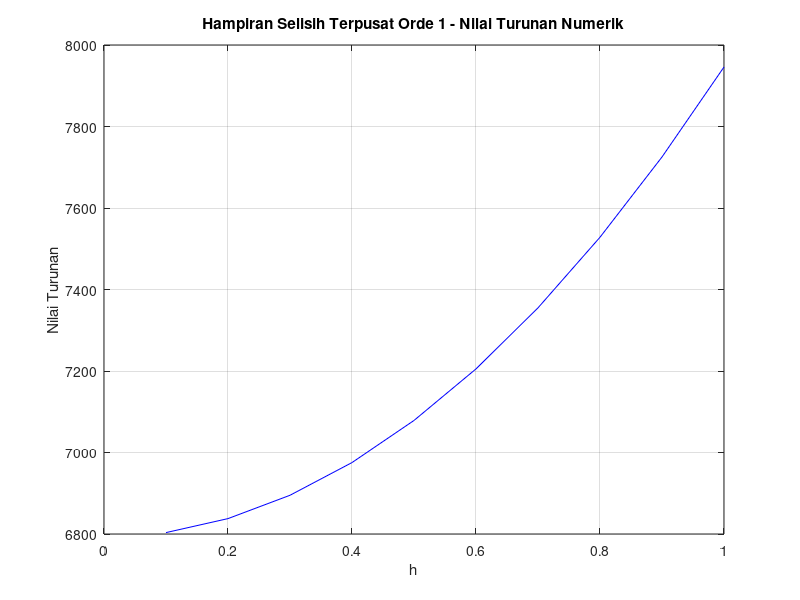
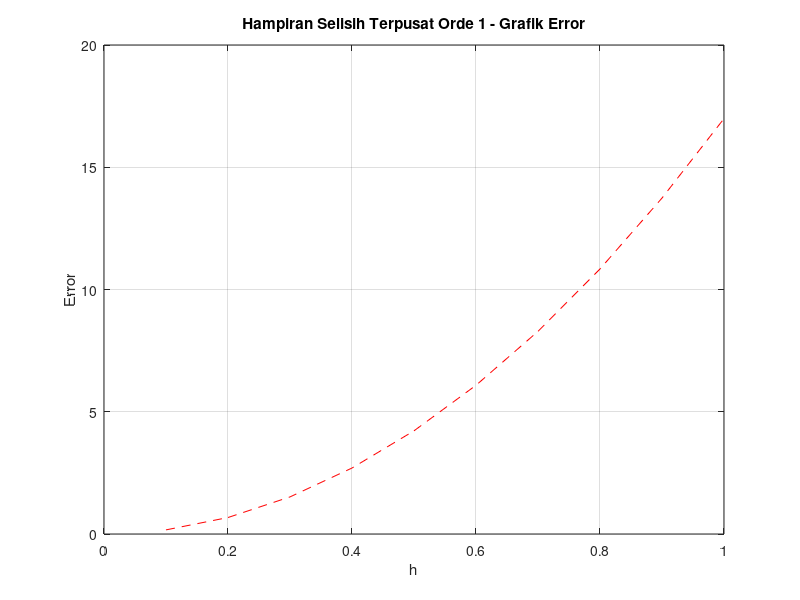
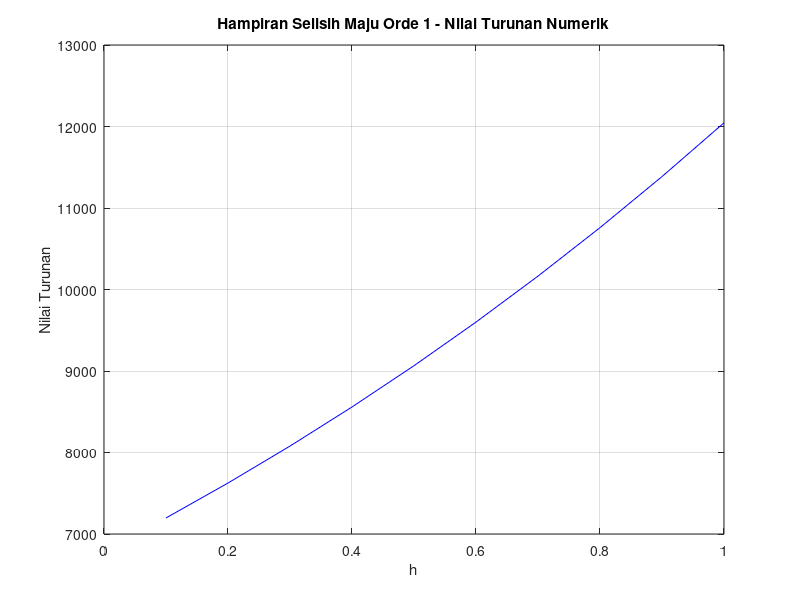
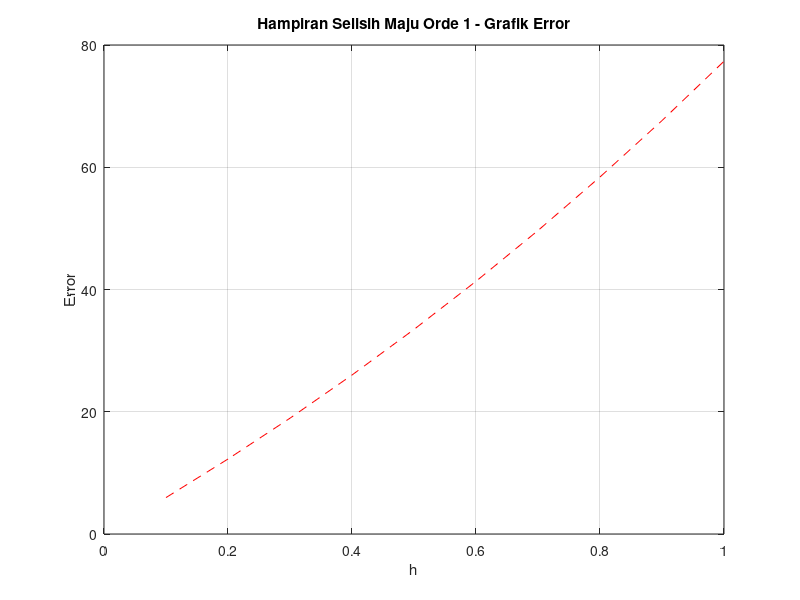

Recreate these plots in MATLAB, in order.
%% Inisialisasi Fungsi dan Parameter
% Buat Fungsi
fx = @(x) 10 * x^5 + 18 * x^4 + 28 * x^3 + 7 * x^2 + 6;

% Inisialisasi Parameter
x0 = 3; % Titik di mana turunan dievaluasi
eksak = 6792; % Nilai turunan eksak di titik x0
nilai_h = 0; % Nilai awal untuk h
delta_h = 0.1; % Increment yang ditambahkan pada nilai h pada setiap iterasi
num_iter = 10; % Jumlah iterasi

%% Hampiran Selisih Terpusat
fprintf('Hampiran Selisih Terpusat\n');

% Membuat array untuk menyimpan nilai h, hasil turunan, dan error dari selisih terpusat
h_terpusat = zeros(1, num_iter);
hasil_turunan_terpusat = zeros(1, num_iter);
error_terpusat = zeros(1, num_iter);

% Menghitung nilai turunan dan error untuk variasi nilai h yang ditambah delta_h
for i = 1:num_iter
    h_terpusat(i) = nilai_h + i * delta_h;
    diff = (fx(x0 + h_terpusat(i)) - fx(x0 - h_terpusat(i))) / (2 * h_terpusat(i));
    error_terpusat(i) = abs((diff - eksak) / eksak) * 100;
    hasil_turunan_terpusat(i) = diff;
end

% Menampilkan tabel hasil hampiran selisih terpusat
fprintf('--------------------------------------------------------------\n');
fprintf('   h           Nilai Turunan            Error\n');
fprintf('--------------------------------------------------------------\n');
for i = 1:num_iter
    fprintf('%10.6f   %15.6f   %15.6f\n', h_terpusat(i), hasil_turunan_terpusat(i), error_terpusat(i));
end
fprintf('--------------------------------------------------------------\n');

% Tampilkan grafik nilai turunan hampiran selisih terpusat
figure; % Membuat figure baru
plot(h_terpusat, hasil_turunan_terpusat, 'b-'); % Plot nilai turunan
title('Hampiran Selisih Terpusat Orde 1 - Nilai Turunan Numerik'); % Judul grafik
xlabel('h'); % Label sumbu x
ylabel('Nilai Turunan'); % Label sumbu y
grid on; % Menampilkan grid

% Tampilkan grafik error hampiran selisih terpusat
figure; % Membuat figure baru
plot(h_terpusat, error_terpusat, 'r--'); % Plot nilai turunan
title('Hampiran Selisih Terpusat Orde 1 - Grafik Error'); % Judul grafik
xlabel('h'); % Label sumbu x
ylabel('Error'); % Label sumbu y
grid on; % Menampilkan grid

%% Hampiran Selisih Maju
fprintf('Hampiran Selisih Maju\n');

% Membuat array untuk menyimpan nilai h, hasil turunan, dan error dari selisih maju
h_maju = zeros(1, num_iter);
hasil_turunan_maju = zeros(1, num_iter);
error_maju = zeros(1, num_iter);

% Menghitung nilai turunan dan error untuk variasi nilai h yang ditambah delta_h
for i = 1:num_iter
    h_maju(i) = nilai_h + i * delta_h;
    diff = (fx(x0 + h_maju(i)) - fx(x0)) / h_maju(i);
    error_maju(i) = abs((diff - eksak) / eksak) * 100;
    hasil_turunan_maju(i) = diff;
end

% Menampilkan tabel hasil hampiran selisih maju
fprintf('--------------------------------------------------------------\n');
fprintf('   h           Nilai Turunan            Error\n');
fprintf('--------------------------------------------------------------\n');
for i = 1:num_iter
    fprintf('%10.6f   %15.6f   %15.6f\n', h_maju(i), hasil_turunan_maju(i), error_maju(i));
end
fprintf('--------------------------------------------------------------\n');

% Tampilkan grafik nilai turunan hampiran selisih maju
figure; % Membuat figure baru
plot(h_maju, hasil_turunan_maju, 'b-'); % Plot nilai turunan dari metode hampiran selisih maju
title('Hampiran Selisih Maju Orde 1 - Nilai Turunan Numerik'); % Judul grafik
xlabel('h'); % Label sumbu x
ylabel('Nilai Turunan'); % Label sumbu y
grid on; % Menampilkan grid

% Tampilkan grafik error hampiran selisih maju
figure; % Membuat figure baru
plot(h_maju, error_maju, 'r--'); % Plot error dari metode hampiran selisih maju
title('Hampiran Selisih Maju Orde 1 - Grafik Error'); % Judul grafik
xlabel('h'); % Label sumbu x
ylabel('Error'); % Label sumbu y
grid on; % Menampilkan grid

%% Hampiran Selisih Mundur
fprintf('Hampiran Selisih Mundur\n');

% Membuat array untuk menyimpan nilai h, hasil turunan, dan error dari selisih terpusat
h_mundur = zeros(1, num_iter);
hasil_turunan_mundur = zeros(1, num_iter);
error_mundur = zeros(1, num_iter);

% Menghitung nilai turunan dan error untuk variasi nilai h yang ditambah delta_h
for i = 1:num_iter
    h_mundur(i) = nilai_h + i * delta_h;
    diff = (fx(x0) - fx(x0 - h_mundur(i))) / h_mundur(i);
    error_mundur(i) = abs((diff - eksak) / eksak) * 100;
    hasil_turunan_mundur(i) = diff;
end

% Tampilkan tabel hasil hampiran selisih mundur
fprintf('--------------------------------------------------------------\n');
fprintf('   h           Nilai Turunan            Error\n');
fprintf('--------------------------------------------------------------\n');
for i = 1:num_iter
    fprintf('%10.6f   %15.6f   %15.6f\n', h_mundur(i), hasil_turunan_mundur(i), error_mundur(i));
end
fprintf('--------------------------------------------------------------\n');

% Tampilkan grafik nilai turunan hampiran selisih mundur
figure; % Membuat figure baru
plot(h_mundur, hasil_turunan_mundur, 'b-'); % Plot nilai turunan dari metode hampiran selisih mundur
title('Hampiran Selisih Mundur Orde 1 - Nilai Turunan Numerik'); % Judul grafik
xlabel('h'); % Label sumbu x
ylabel('Nilai Turunan'); % Label sumbu y
grid on; % Menampilkan grid

% Tampilkan grafik error hampiran selisih mundur
figure; % Membuat figure baru
plot(h_mundur, error_mundur, 'r--'); % Plot error dari metode hampiran selisih mundur
title('Hampiran Selisih Mundur Orde 1 - Grafik Error'); % Judul grafik
xlabel('h'); % Label sumbu x
ylabel('Error'); % Label sumbu y
grid on; % Menampilkan grid

%% Plot grafik nilai turunan semua metode dalam satu grafik
figure; % Membuat figure baru
hold on; % Memulai penggambaran data tanpa menghapus yang sudah ada
plot(h_terpusat, hasil_turunan_terpusat, 'b-', 'DisplayName', 'Hampiran Selisih Terpusat'); % Plot nilai turunan dari metode hampiran selisih terpusat
plot(h_maju, hasil_turunan_maju, 'r-', 'DisplayName', 'Hampiran Selisih Maju'); % Plot nilai turunan dari metode hampiran selisih maju
plot(h_mundur, hasil_turunan_mundur, 'g-', 'DisplayName', 'Hampiran Selisih Mundur'); % Plot nilai turunan dari metode hampiran selisih mundur
title('Grafik Nilai Turunan - Semua Metode'); % Judul grafik
xlabel('h'); % Label sumbu x
ylabel('Nilai Turunan'); % Label sumbu y
legend('Location', 'best'); % Menampilkan legenda di lokasi terbaik
grid on; % Menampilkan grid
hold off; % Mengakhiri penggambaran data dan mengaktifkan mode penggambaran normal

%% Plot grafik error semua metode dalam satu grafik
figure; % Membuat figure baru
hold on; % Memulai penggambaran data tanpa menghapus yang sudah ada
plot(h_terpusat, error_terpusat, 'b-', 'DisplayName', 'Hampiran Selisih Terpusat'); % Plot error dari metode hampiran selisih terpusat
plot(h_maju, error_maju, 'r-', 'DisplayName', 'Hampiran Selisih Maju'); % Plot error dari metode hampiran selisih maju
plot(h_mundur, error_mundur, 'g-', 'DisplayName', 'Hampiran Selisih Mundur'); % Plot error dari metode hampiran selisih mundur
title('Grafik Error - Semua Metode'); % Judul grafik
xlabel('h'); % Label sumbu x
ylabel('Error'); % Label sumbu y
legend('Location', 'best'); % Menampilkan legenda di lokasi terbaik
grid on; % Menampilkan grid
hold off; % Mengakhiri penggambaran data dan mengaktifkan mode penggambaran normal